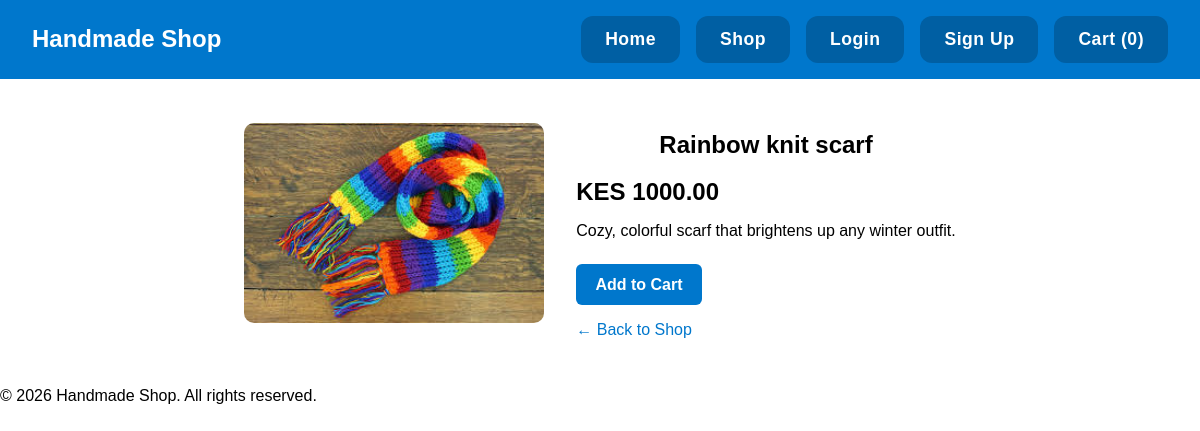
Screenshot of /product/2/ with the database file from the repository.
### products/models.py (models this page shows, shortened)
class Product(models.Model):
    name = models.CharField(max_length=200)
    description = models.TextField()
    price = models.DecimalField(max_digits=10, decimal_places=2)
    image = models.ImageField(upload_to='products/')
    artist = models.ForeignKey('Artist', on_delete=models.CASCADE, related_name='products')
    is_featured = models.BooleanField(default=False)

### products/views.py (the view)
# urls.py: path('product/<int:product_id>/', views.product_detail, name='product_detail'),  # Product detail page
def product_detail(request, product_id):
    product = get_object_or_404(Product, id=product_id)
    return render(request, 'products/product_detail.html', {'product': product})

### products/context_processors.py (called while the page is built)
def cart_items_count(request):
    cart = request.session.get('cart', {})
    total_item = sum(cart.values())
    return {'cart_items_count': total_item}

### products/templates/products/product_detail.html
{% extends 'base.html' %}
{% load static %}
{% block content %}
<section class="product-detail">
    <div class="detail-container">
        <div class="detail-image">
            <img src="{{ product.image.url }}" alt="{{ product.name }}">
        </div>
        <div class="detail-info">
            <h2>{{ product.name }}</h2>
            <p class="price">KES {{ product.price }}</p>
            <p class="description">{{ product.description }}</p>
            <a href="#" class="btn">Add to Cart</a>
            <a href="{% url 'shop' %}" class="back-link">← Back to Shop</a>
        </div>
    </div>
</section>
{% endblock %}

### static/css/style.css (style rules this page uses)
body { font-family: Arial, sans-serif; margin: 0; padding: 0; }
h1, h2, h3 { text-align: center; }
.btn { display: inline-block; background-color: #0077cc; color: white; padding: 0.7rem 1.2rem; border: none; border-radius: 6px; cursor: pointer; text-decoration: none; font-weight: 600; transition: background-color 0.3s ease, transform 0.2s ease; }
.product-detail { padding: 2rem; }
.detail-container { display: flex; flex-wrap: wrap; gap: 2rem; justify-content: center; align-items: center; }
.detail-image img { width: 300px; border-radius: 10px; }
.detail-info { max-width: 400px; text-align: left; }
.price { font-size: 1.5rem; font-weight: bold; margin: 1rem 0; }
.description { margin-bottom: 1.5rem; }
.back-link { display: block; margin-top: 1rem; text-decoration: none; color: #0077cc; }

### rows the page displays
Product: image (picture), name "Rainbow knit scarf", price "1000.00", description "Cozy, colorful scarf that brightens up any winter outfit."

### other values shown
{{ cart_items_count }} "0"
